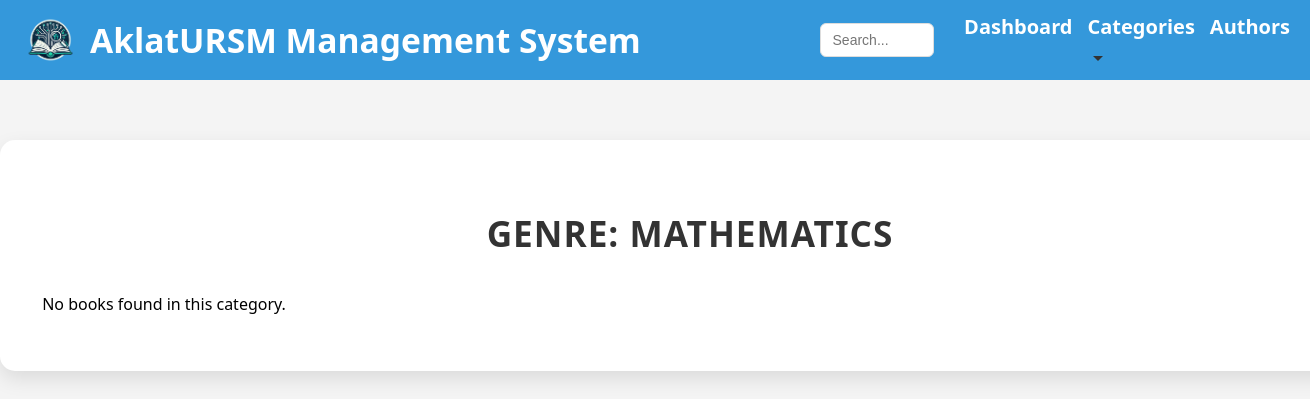
Page /pages/genre/math.php on the earlier database version.
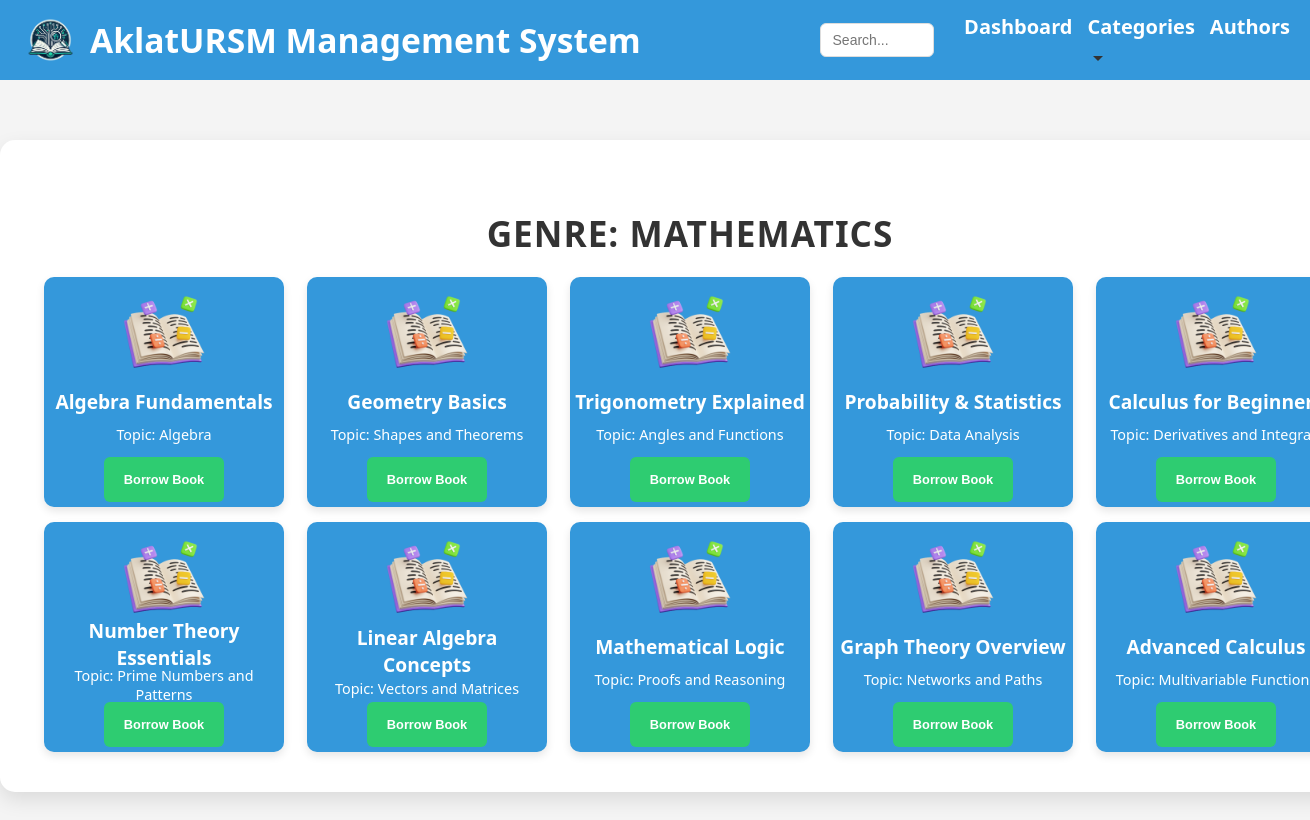
Same page on the later database version.
### tables this page shows
CREATE TABLE `library_books` (
  `id` int(11) NOT NULL,
  `title` varchar(255) NOT NULL,
  `category_id` int(11) DEFAULT NULL,
  `topic` varchar(255) DEFAULT NULL,
  `cover_image` varchar(255) DEFAULT NULL
);

### pages/genre/math.php (the view, shortened to what this page needs)
<?php
include '../../validate/db.php';
$sql = "SELECT library_books.* FROM library_books
        JOIN categories ON library_books.category_id = categories.id
        WHERE categories.name = 'Mathematics'";
$result = $conn->query($sql);
$books = [];
if ($result) {
    if ($result->num_rows > 0) {
        while ($row = $result->fetch_assoc()) {
            $books[] = $row;
        }
    }
} else {
    die("Query failed: " . $conn->error);
}
?>
<!DOCTYPE html>
<html lang="en">
<head>
    <link rel="stylesheet" href="./styles.css">
</head>
<body>
    <header>
        <div class="header-left">
            <img src="../genre/LMS_logo.png" alt="Library Logo" class="logo">
            <span class="system-title">AklatURSM Management System</span>
        </div>
        <div class="search-container">
            <input type="text" class="search-bar" placeholder="Search...">
        </div>
        <div class="nav-links">
            <ul>
                <li><a href="../dashboard.php">Dashboard</a></li>
                <li class="dropdown">
                    <a href="../categories.php">Categories <span class="down-arrow"></span></a>
                </li>
                <li><a href="../Authors.php">Authors</a></li>
            </ul>
        </div>
    </header>
    <div class="container">
        <section class="book-section">
            <h2>Genre: Mathematics</h2>
            <div class="book-grid">
                <?php
                if (!empty($books)) {
                    foreach ($books as $book) {
                        echo '<div class="book-item">';
                        echo '<img src="./math-icon.png" alt="Book Icon" class="book-icon">';
                        echo '<p class="book-title">' . htmlspecialchars($book['title']) . '</p>';
                        echo '<p class="book-topic">Topic: ' . htmlspecialchars($book['topic']) . '</p>';
                        echo '<form action="../transaction.php" method="get">';
                        echo '<button type="submit" class="borrow-btn">Borrow Book</button>';
                        echo '</form>';
                        echo '</div>';
                    }
                } else {
                    echo "<p>No books found in this category.</p>";
                }
                ?>
            </div>
        </section>
    </div>
</body>
</html>

Differences in the rows shown:
added library_books: title "Algebra Fundamentals", topic "Algebra"
added library_books: title "Geometry Basics", topic "Shapes and Theorems"
added library_books: title "Trigonometry Explained", topic "Angles and Functions"
added library_books: title "Probability & Statistics", topic "Data Analysis"
added library_books: title "Calculus for…", topic "Derivatives and…"
added library_books: title "Number Theory Essentials", topic "Prime Numbers and Patterns"
added library_books: title "Linear Algebra Concepts", topic "Vectors and Matrices"
added library_books: title "Mathematical Logic", topic "Proofs and Reasoning"
added library_books: title "Graph Theory Overview", topic "Networks and Paths"
added library_books: title "Advanced Calculus", topic "Multivariable…"
Other differences:
text no longer shown: "No books found in this category."
